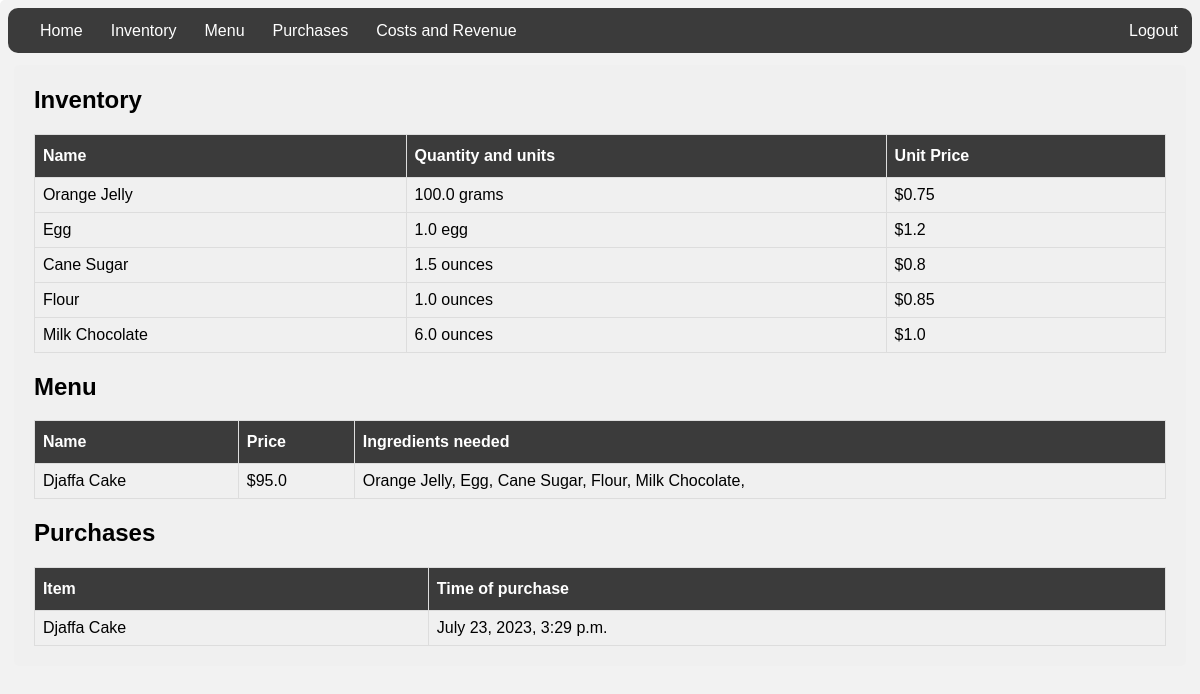
The app's page / (signed in), older data.
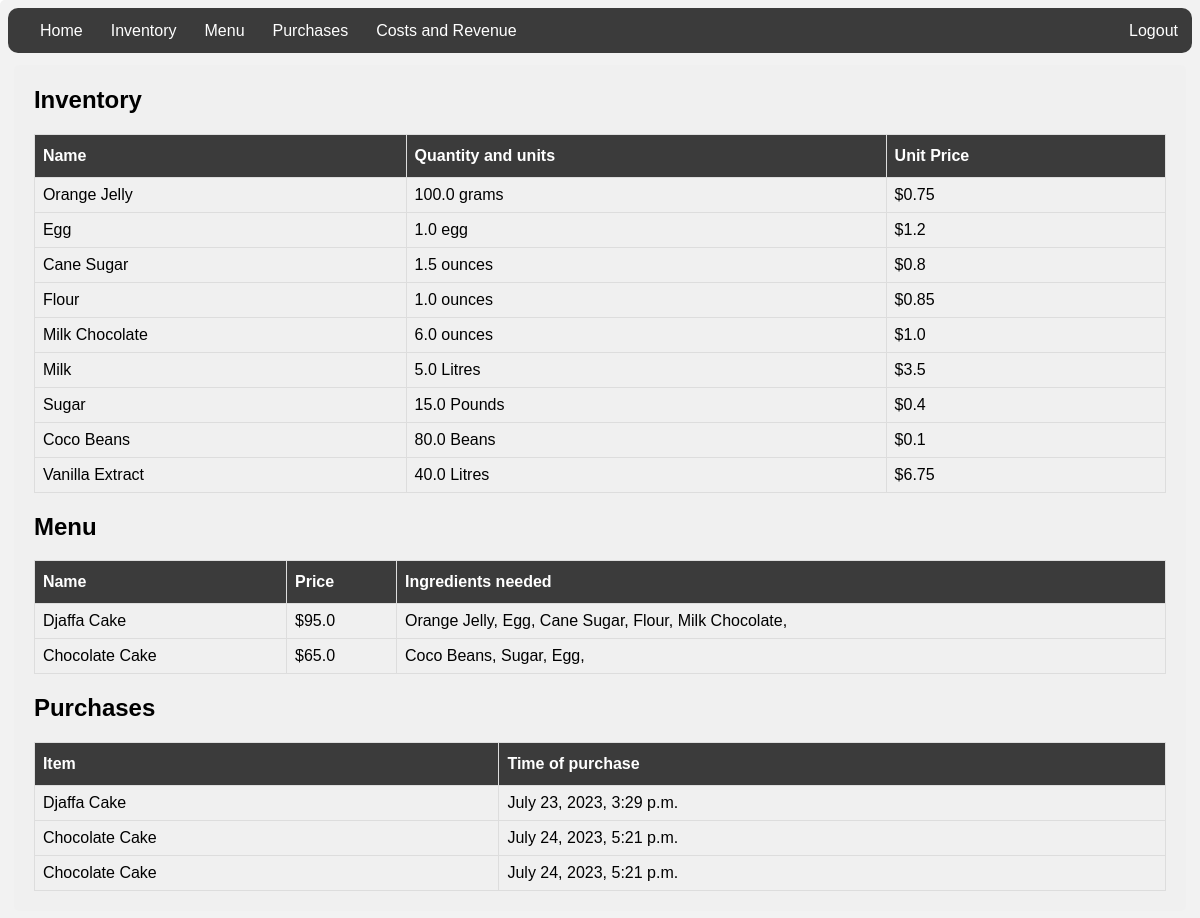
The same page, newer data.
### inventory/models.py (models this page shows, shortened)
class Ingredient(models.Model):
    name = models.CharField(max_length=30)
    quantity = models.FloatField(default=0)
    unit = models.CharField(max_length=30)
    unit_price = models.FloatField(default=0)
    total_price = models.IntegerField(default=0)

class MenuItem(models.Model):
    name = models.CharField(max_length=30)
    price = models.FloatField(default=0)
    def __str__(self):
        return self.name

class RecipeRequirement(models.Model):
    menu_item = models.ForeignKey(MenuItem, on_delete=models.CASCADE)
    ingredient = models.ForeignKey(Ingredient, on_delete=models.CASCADE)
    ingredient_quantity = models.IntegerField(default=0)

class Purchase(models.Model):
    menu_item = models.ForeignKey(MenuItem, on_delete=models.CASCADE)
    timestamp = models.DateTimeField(default=timezone.now)

### inventory/views.py (the view)
# urls.py: 2. Add a URL to urlpatterns:  path('', Home.as_view(), name='home')
class Home(LoginRequiredMixin, TemplateView):
   template_name = 'inventory/home.html'
   def get_context_data(self, **kwargs):
      context = super().get_context_data(**kwargs)
      context["ingredients"] = Ingredient.objects.all()
      context["menuitems"] = MenuItem.objects.all()
      context["reciperequirements"] = RecipeRequirement.objects.all()
      context["purchases"] = Purchase.objects.all()
      return context

### inventory/templates/inventory/home.html (shortened to what this page needs)
{% extends './base.html' %}
{% block content %}
<head>
</head>
<h2>Inventory</h2>
<table>
    <tr>
      <th>Name</th>
      <th>Quantity and units</th>
      <th>Unit Price</th>
    </tr>
    {% for ingredient in ingredients %}
    <tr>
    <tr>
        <td>{{ ingredient.name|title }}</td>
        <td>{{ ingredient.quantity }} {{ ingredient.unit }}</td>
        <td>${{ ingredient.unit_price }}</td>
    </tr>
    {% endfor %}
  </table>
<h2>Menu</h2>
<table>
    <tr>
      <th>Name</th>
      <th>Price</th>
      <th>Ingredients needed</th>
    </tr>
    {% for menu_item in menuitems %}
    <tr>
    <tr>
        <td>{{ menu_item.name|title }}</td>
        <td>${{ menu_item.price }}</td>
        <td>
        {% for reciperequirement in reciperequirements %}
        {% if reciperequirement.menu_item.name == menu_item.name %}
        {{ reciperequirement.ingredient.name|title }},
        {% endif %}
        {% endfor %}
    </tr>
    {% endfor %}
  </table>
<h2>Purchases</h2>
<table>
    <tr>
      <th>Item</th>
      <th>Time of purchase</th>
    </tr>
    {% for purchase in purchases %}
    <tr>
    <tr>
        <td>{{ purchase.menu_item|title }}</td>
        <td>{{ purchase.timestamp }}</td>
    </tr>
    {% endfor %}
  </table>
{% endblock %}

Row changes from the older to the newer data that the page shows:
added Ingredient: name "Milk", quantity "5.0", unit "Litres", unit_price "3.5"
added Ingredient: name "Sugar", quantity "15.0", unit "Pounds", unit_price "0.4"
added Ingredient: name "Coco Beans", quantity "80.0", unit "Beans", unit_price "0.1"
added Ingredient: name "Vanilla Extract", quantity "40.0", unit "Litres", unit_price "6.75"
added MenuItem: name "Chocolate Cake", price "65.0"
added RecipeRequirement: ingredient.name "Coco Beans", shown under "Chocolate Cake"
added RecipeRequirement: ingredient.name "Sugar", shown under "Chocolate Cake"
added RecipeRequirement: ingredient.name "Egg", shown under "Chocolate Cake"
added Purchase: menu_item "Chocolate Cake", timestamp "July 24, 2023, 5:21 p.m."
added Purchase: menu_item "Chocolate Cake", timestamp "July 24, 2023, 5:21 p.m."
